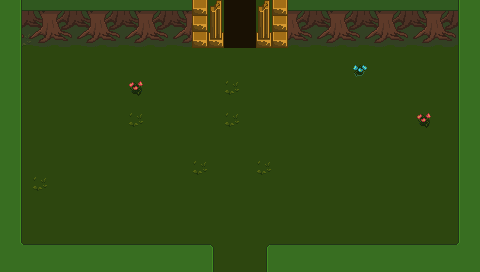

Rendered tile map (Tiled .tmx) drawn with the repository's tilesets; below, a short description and the full map source, tile grids included:
An orthogonal 30x17 tile map with 16x16 px tiles, 3 tile layers (Base, Ground, Upper) and 7 objects (3x DungeonObject, 2x Entrance, ResourceSpawn, Spirit).

<map version="1.4" tiledversion="1.4.1" orientation="orthogonal" renderorder="right-down" width="30" height="17" tilewidth="16" tileheight="16" infinite="0" nextlayerid="22" nextobjectid="62">
 <properties>
  <property name="Outside" type="bool" value="false" />
  <property name="RecallPoint" value="236,68" />
  <property name="ResourcesMinMax" value="30-60" />
 </properties>
 <tileset firstgid="1" source="../Tilesets/tilesetManorGrounds.tsx" />
 <layer id="19" name="Base" width="30" height="17">
  <data encoding="csv">
246,289,289,27,27,205,27,289,27,289,283,289,27,289,283,289,27,27,205,205,205,289,289,27,205,205,289,289,205,246,
246,27,289,289,205,289,27,205,205,289,27,27,205,205,27,289,27,289,289,27,27,205,289,27,205,27,289,205,27,246,
246,283,27,27,27,205,205,205,205,289,289,205,205,27,289,27,289,27,205,289,27,205,27,27,205,27,289,27,205,246,
246,27,289,27,27,27,27,289,289,205,205,289,205,205,205,289,205,27,289,289,205,27,205,205,27,27,289,27,27,246,
246,27,27,27,27,27,27,27,289,205,205,289,289,27,205,289,205,27,27,27,205,205,36,27,27,289,27,289,27,246,
289,27,289,205,289,27,205,289,77,27,289,205,205,205,283,289,289,27,289,289,27,289,205,27,205,289,27,27,205,205,
205,27,289,205,27,27,27,289,27,27,27,27,205,289,27,289,289,205,205,289,205,205,27,27,205,289,205,289,27,27,
27,289,289,27,27,289,289,289,283,205,289,27,205,205,283,289,205,205,205,205,27,205,27,205,27,27,77,27,289,289,
205,205,205,27,27,27,27,289,289,27,205,205,205,27,205,27,27,205,27,289,289,205,27,289,27,289,27,205,289,36,
289,27,205,27,289,205,27,27,205,205,289,205,289,205,289,289,289,27,205,205,289,289,27,289,205,27,27,289,27,27,
246,27,205,205,27,289,27,205,27,205,205,205,283,205,289,27,283,205,205,27,205,205,289,289,205,27,27,27,27,246,
246,27,283,289,205,289,27,27,289,27,289,205,27,27,289,205,27,205,27,289,27,27,205,27,289,205,205,27,27,246,
246,27,27,289,205,289,289,289,289,27,205,289,289,27,27,205,27,205,289,27,27,27,205,27,289,289,27,27,27,246,
246,27,205,289,27,27,205,205,27,27,289,289,289,289,289,289,205,289,205,205,27,205,205,205,27,289,289,205,27,246,
246,27,27,289,289,27,27,205,289,205,205,205,289,289,205,205,27,205,27,289,27,205,27,289,27,205,27,289,27,246,
246,27,289,205,27,289,27,27,289,205,289,289,289,289,27,289,27,205,205,27,205,289,205,205,27,289,27,289,27,246,
246,246,246,246,246,246,246,246,246,246,246,246,246,27,289,27,27,246,246,246,246,246,246,246,246,246,246,246,246,246
</data>
 </layer>
 <layer id="20" name="Ground" width="30" height="17">
  <data encoding="csv">
41,222,223,221,222,223,221,222,223,221,222,223,98,96,74,74,96,98,221,222,223,221,222,223,221,222,223,221,222,41,
41,247,248,246,247,248,246,247,248,246,247,248,98,121,99,99,121,98,246,247,248,246,247,248,246,247,248,246,247,41,
41,272,273,271,272,273,271,272,273,271,272,273,98,146,99,99,146,98,271,272,273,271,272,273,271,272,273,271,272,41,
41,42,0,0,0,0,0,0,0,0,0,0,0,0,0,0,0,0,0,0,0,0,0,0,0,0,0,0,40,41,
41,42,0,0,0,0,0,0,0,0,0,0,0,0,0,0,0,0,0,0,0,0,0,0,0,0,0,0,40,41,
41,42,0,0,0,0,0,0,0,0,0,0,0,0,0,0,0,0,0,0,0,0,0,0,0,0,0,0,40,41,
41,42,0,0,0,0,0,0,0,0,0,0,0,0,0,0,0,0,0,0,0,0,0,0,0,0,0,0,40,41,
41,42,0,0,0,0,0,0,0,0,0,0,0,0,0,0,0,0,0,0,0,0,0,0,0,0,0,0,40,41,
41,42,0,0,0,0,0,0,0,0,0,0,0,0,0,0,0,0,0,0,0,0,0,0,0,0,0,0,40,41,
41,42,0,0,0,0,0,0,0,0,0,0,0,0,0,0,0,0,0,0,0,0,0,0,0,0,0,0,40,41,
41,42,0,0,0,0,0,0,0,0,0,0,0,0,0,0,0,0,0,0,0,0,0,0,0,0,0,0,40,41,
41,42,0,0,0,0,0,0,0,0,0,0,0,0,0,0,0,0,0,0,0,0,0,0,0,0,0,0,40,41,
41,42,0,0,0,0,0,0,0,0,0,0,0,0,0,0,0,0,0,0,0,0,0,0,0,0,0,0,40,41,
41,42,0,0,0,0,0,0,0,0,0,0,0,0,0,0,0,0,0,0,0,0,0,0,0,0,0,0,40,41,
41,42,0,0,0,0,0,0,0,0,0,0,0,0,0,0,0,0,0,0,0,0,0,0,0,0,0,0,40,41,
41,93,0,0,0,0,0,0,0,0,0,0,0,0,0,0,0,0,0,0,0,0,0,0,0,0,0,0,95,41,
41,41,41,41,41,41,41,41,41,41,41,41,41,42,0,0,40,41,41,41,41,41,41,41,41,41,41,41,41,41
</data>
 </layer>
 <layer id="21" name="Upper" width="30" height="17">
  <data encoding="csv">
0,42,0,0,0,0,0,0,0,0,0,0,0,0,0,0,0,0,0,0,0,0,0,0,0,0,0,0,40,0,
0,42,0,0,0,0,0,0,0,0,0,0,0,0,0,0,0,0,0,0,0,0,0,0,0,0,0,0,40,0,
0,42,0,0,0,0,0,0,0,0,0,0,0,0,0,0,0,0,0,0,0,0,0,0,0,0,0,0,40,0,
0,0,0,0,0,0,0,0,0,0,0,0,0,0,0,0,0,0,0,0,0,0,0,0,0,0,0,0,0,0,
0,0,0,0,0,0,0,0,0,0,0,0,0,0,0,0,0,0,0,0,0,0,0,0,0,0,0,0,0,0,
0,0,0,0,0,0,0,0,0,0,0,0,0,0,0,0,0,0,0,0,0,0,0,0,0,0,0,0,0,0,
0,0,0,0,0,0,0,0,0,0,0,0,0,0,0,0,0,0,0,0,0,0,0,0,0,0,0,0,0,0,
0,0,0,0,0,0,0,0,0,0,0,0,0,0,0,0,0,0,0,0,0,0,0,0,0,0,0,0,0,0,
0,0,0,0,0,0,0,0,0,0,0,0,0,0,0,0,0,0,0,0,0,0,0,0,0,0,0,0,0,0,
0,0,0,0,0,0,0,0,0,0,0,0,0,0,0,0,0,0,0,0,0,0,0,0,0,0,0,0,0,0,
0,0,0,0,0,0,0,0,0,0,0,0,0,0,0,0,0,0,0,0,0,0,0,0,0,0,0,0,0,0,
0,0,0,0,0,0,0,0,0,0,0,0,0,0,0,0,0,0,0,0,0,0,0,0,0,0,0,0,0,0,
0,0,0,0,0,0,0,0,0,0,0,0,0,0,0,0,0,0,0,0,0,0,0,0,0,0,0,0,0,0,
0,0,0,0,0,0,0,0,0,0,0,0,0,0,0,0,0,0,0,0,0,0,0,0,0,0,0,0,0,0,
0,0,0,0,0,0,0,0,0,0,0,0,0,0,0,0,0,0,0,0,0,0,0,0,0,0,0,0,0,0,
0,0,16,16,16,16,16,16,16,16,16,16,16,17,0,0,15,16,16,16,16,16,16,16,16,16,16,16,0,0,
0,0,0,0,0,0,0,0,0,0,0,0,0,0,0,0,0,0,0,0,0,0,0,0,0,0,0,0,0,0
</data>
 </layer>
 <objectgroup id="4" name="Travel">
  <object id="20" name="Entrance" x="208" y="268" width="64" height="4">
   <properties>
    <property name="EntranceDir" value="Up" />
    <property name="Map" value="mapForest_05" />
   </properties>
  </object>
  <object id="47" name="Entrance" x="224" y="40" width="32" height="4">
   <properties>
    <property name="EntranceDir" value="Down" />
    <property name="Map" value="mapForest_Dungeon_1" />
   </properties>
  </object>
 </objectgroup>
 <objectgroup id="5" name="MapObject">
  <object id="40" name="ResourceSpawn" x="37.3455" y="49.3258" width="124.333" height="96.333">
   <properties>
    <property name="Resources" value="20" />
   </properties>
  </object>
  <object id="51" name="DungeonObject" x="224" y="16" width="32" height="32">
   <properties>
    <property name="MatchTrigger" value="Forest_Entrance_Open" />
    <property name="ObjectID" type="int" value="41" />
    <property name="OutTrigger" value="Forest_Entrance_Opened" />
    <property name="TriggerNumber" type="int" value="2" />
   </properties>
  </object>
  <object id="53" name="DungeonObject" x="176" y="48" width="16" height="16">
   <properties>
    <property name="ItemKeyID" type="int" value="43" />
    <property name="MatchTrigger" value="VALID_ITEM" />
    <property name="ObjectID" type="int" value="42" />
    <property name="OutTrigger" value="Forest_Entrance_Open" />
   </properties>
  </object>
  <object id="54" name="DungeonObject" x="288" y="48" width="16" height="16">
   <properties>
    <property name="ItemKeyID" type="int" value="44" />
    <property name="MatchTrigger" value="VALID_ITEM" />
    <property name="ObjectID" type="int" value="42" />
    <property name="OutTrigger" value="Forest_Entrance_Open" />
   </properties>
  </object>
 </objectgroup>
 <objectgroup id="6" name="Character">
  <object id="59" name="Spirit" x="368" y="128" width="16" height="16">
   <properties>
    <property name="AwakenTrigger" value="Forest_Entrance_Opened" />
    <property name="Condition" value="Day" />
    <property name="Name" value="Francis" />
    <property name="SpiritID" value="2" />
    <property name="Text" value="" />
   </properties>
  </object>
 </objectgroup>
</map>
